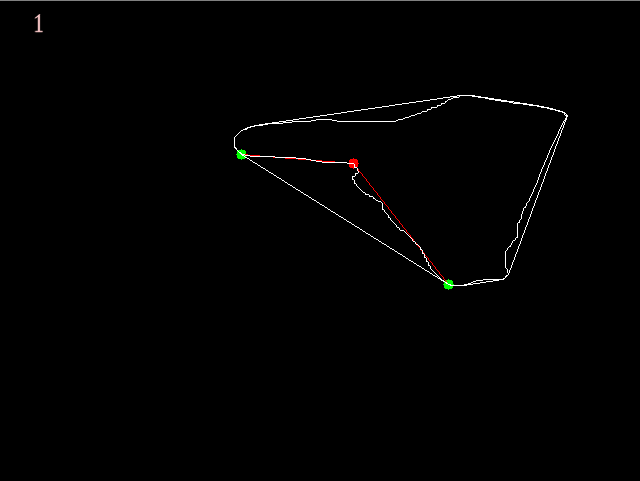
//> input picture writeup/1finger.png, 640 x 481 px, given in place of the camera
$ ./Capture   (built with g++ and OpenCV 4)
//> lines starting //> are read from the running program, lines starting //| are printed output that depends on the picture; after the words box and inside, x2 and y2 are one past the last pixel; in counts of white or black regions, pixels touching at a corner belong together
### FingerCount/stdafx.h
// stdafx.h : include file for standard system include files,
// or project specific include files that are used frequently, but
// are changed infrequently
//

#pragma once

//#include "targetver.h"

#include <stdio.h>
//#include <tchar.h>


// TODO: reference additional headers your program requires here

### FingerCount/Capture.cpp
#include "stdafx.h"
#include "opencv2/highgui/highgui.hpp"
#include "opencv2/imgproc/imgproc.hpp"
#include <iostream>
#include <stdio.h>
#include <stdlib.h>

using namespace cv;
using namespace std;

Mat src; Mat src_gray; Mat frameDest;
int thresh = 100;
int max_thresh = 255;
RNG rng(12345);

void thresh_callback(int, void*);

void thresh_callback1(int, void*);

//mySkinDetect - detects skin color
void mySkinDetect(Mat& src, Mat& dst);

//distanceP2P - calculates distance between two points
float distanceP2P(Point a, Point b);

//getAngle - calculates angle between three points
float getAngle(Point s, Point f, Point e);

//myMax - returns the maximum of 3 integers
int myMax(int a, int b, int c);

//myMin - returns the minimum of 3 integers
int myMin(int a, int b, int c);

/** @function main */
int main()
{
    /// Load source image and convert it to gray
    VideoCapture cap(0);

    // if not successful, exit program
    if (!cap.isOpened())
    {
        cout << "Cannot open the video cam" << endl;
        return -1;
    }

    // read a new frame from video
    bool bSuccess0 = cap.read(src);
//> src is the input picture: 481 rows x 640 cols, CV_8UC3; mean B, G, R 1.5, 1.7, 1.7

    //if not successful, break loop
    if (!bSuccess0)
    {
        cout << "Cannot read a frame from video stream" << endl;
    }

    while (1)
    {
        // read a new frame from video
        bool bSuccess = cap.read(src);

        //if not successful, break loop
        if (!bSuccess)
        {
            cout << "Cannot read a frame from video stream" << endl;
            break;
        }

        //Mat frameDest;
        frameDest = Mat::zeros(src.rows, src.cols, CV_8UC1); //Returns a zero array of same size as src mat, and of type CV_8UC1

        int erosion_size = 4;
        cv::Mat element1 = cv::getStructuringElement(cv::MORPH_ERODE,
                                                     cv::Size(2 * erosion_size + 1, 2 * erosion_size + 1),
                                                     cv::Point(erosion_size, erosion_size) );
        cv::Mat element2 = cv::getStructuringElement(cv::MORPH_DILATE,
                                                     cv::Size(2 * erosion_size + 1, 2 * erosion_size + 1),
                                                     cv::Point(erosion_size, erosion_size) );
        erode(frameDest, frameDest, element1);
        dilate(frameDest, frameDest, element2);


        /// Create Window
        namedWindow("E/D", CV_WINDOW_AUTOSIZE );
        imshow("E/D", frameDest);

        //createTrackbar( " Canny thresh:", "Source", &thresh, max_thresh, thresh_callback );
        thresh_callback1( 0, 0 );


        //wait for 'esc' key press for 30ms. If 'esc' key is pressed, break loop
        if (waitKey(30) == 27)
        {
            cout << "esc key is pressed by user" << endl;
            //break;
        }

    }
    cap.release();
    return 0;
}

int myMax(int a, int b, int c) {
    int m = a;
    (void)((m < b) && (m = b));
    (void)((m < c) && (m = c));
    return m;
}

int myMin(int a, int b, int c) {
    int m = a;
    (void)((m > b) && (m = b));
    (void)((m > c) && (m = c));
    return m;
}


// [13 lines left out: functions distanceP2P, getAngle, not called in this run]

//Function that detects whether a pixel belongs to the skin based on RGB values
void mySkinDetect(Mat& src, Mat& dst) {
    //Surveys of skin color modeling and detection techniques:
    //Vezhnevets, Vladimir, Vassili Sazonov, and Alla Andreeva. "A survey on pixel-based skin color detection techniques." Proc. Graphicon. Vol. 3. 2003.
    //Kakumanu, Praveen, Sokratis Makrogiannis, and Nikolaos Bourbakis. "A survey of skin-color modeling and detection methods." Pattern recognition 40.3 (2007): 1106-1122.
    for (int i = 0; i < src.rows; i++){
        for (int j = 0; j < src.cols; j++){
            //For each pixel, compute the average intensity of the 3 color channels
            Vec3b intensity = src.at<Vec3b>(i,j); //Vec3b is a vector of 3 uchar (unsigned character)
            int B = intensity[0]; int G = intensity[1]; int R = intensity[2];
            if ((R > 95 && G > 40 && B > 20) && (myMax(R,G,B) - myMin(R,G,B) > 15) && (abs(R-G) > 15) && (R > G) && (R > B)){
                dst.at<uchar>(i,j) = 255;
            }
        }
    }
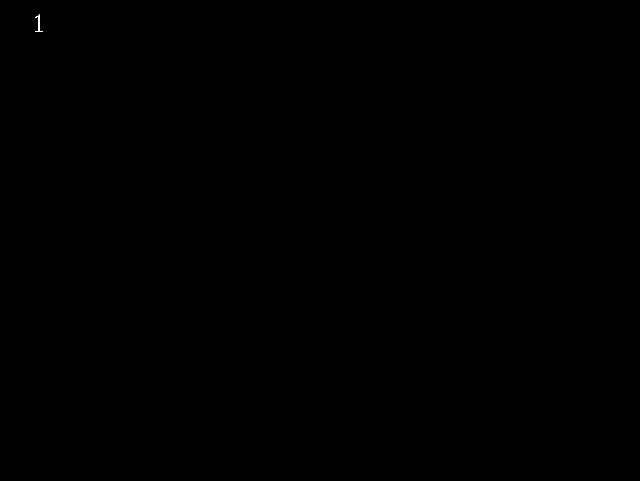
//> dst: 481 rows x 640 cols, CV_8UC1; 0.01% white in thin lines or dots, all inside (x1, y1, x2, y2) = (35, 14, 43, 32)
}

//Function that does frame differencing between the current frame and the previous frame
// [24 lines left out: functions myFrameDifferencing, myMotionEnergy, not called in this run]

/** @function thresh_callback */
// [24 lines left out: function thresh_callback, not called in this run]

void thresh_callback1(int, void* )
{
    Mat src_copy = src.clone();
    Mat threshold_output;
    vector<vector<Point> > contours;
    vector<Vec4i> hierarchy;

    mySkinDetect(src, frameDest);

    int erosion_size = 3;
    cv::Mat element1 = cv::getStructuringElement(cv::MORPH_ERODE,
                                                 cv::Size(2 * erosion_size + 1, 2 * erosion_size + 1),
                                                 cv::Point(erosion_size, erosion_size) );
    cv::Mat element2 = cv::getStructuringElement(cv::MORPH_DILATE,
                                                 cv::Size(2 * erosion_size + 1, 2 * erosion_size + 1),
                                                 cv::Point(erosion_size, erosion_size) );
    erode(frameDest, frameDest, element1);
//> frameDest: 481 rows x 640 cols, CV_8UC1; 45 pixels changed, all inside (x1, y1, x2, y2) = (35, 14, 43, 32)
    dilate(frameDest, frameDest, element2);

    namedWindow("Skin", CV_WINDOW_AUTOSIZE);
    //imshow("Skin", frameDest);

    findContours(frameDest, contours, hierarchy, CV_RETR_TREE, CV_CHAIN_APPROX_SIMPLE, Point(0, 0) );
//> contours = 0 contours

    /// Find the convex hull object for each contour
    vector<vector<Point> >hull( contours.size() );
//> hull = 0 contours
    for( int i = 0; i < contours.size(); i++ )
    {  convexHull( Mat(contours[i]), hull[i], false ); }
//> this loop made 0 passes
//> the Esc key is pressed

    /// Draw contours + hull results
    Mat drawing = Mat::zeros(frameDest.size(), CV_8UC3 );

    int count = 0;

    if(contours.size()>0)
    {
        vector<std::vector<int> >hull( contours.size() );
        vector<vector<Vec4i>> convDef(contours.size() );
        vector<vector<Point>> hull_points(contours.size());
        vector<vector<Point>> defect_points(contours.size());


        for( int i = 0; i < contours.size(); i++ )
        {
            if(contourArea(contours[i])>8000)
            {
                convexHull( contours[i], hull[i], false );
                convexityDefects( contours[i],hull[i], convDef[i]);

                for(int k=0;k<hull[i].size();k++)
                {
                    int ind=hull[i][k];
                    hull_points[i].push_back(contours[i][ind]);
                }

                for(int k=0;k<convDef[i].size();k++)
                {
                    if(convDef[i][k][3]>20*256) // filter defects by depth
                    {
                        int ind_0=convDef[i][k][0];
                        int ind_1=convDef[i][k][1];
                        int ind_2=convDef[i][k][2];
                        defect_points[i].push_back(contours[i][ind_2]);
                        cv::circle(drawing,contours[i][ind_0],5,Scalar(0,255,0),-1);
                        cv::circle(drawing,contours[i][ind_1],5,Scalar(0,255,0),-1);
                        cv::circle(drawing,contours[i][ind_2],5,Scalar(0,0,255),-1);
                        cv::line(drawing,contours[i][ind_2],contours[i][ind_0],Scalar(0,0,255),1);
                        cv::line(drawing,contours[i][ind_2],contours[i][ind_1],Scalar(0,0,255),1);

                        if (getAngle(contours[i][ind_0], contours[i][ind_2], contours[i][ind_1]) > 15 && getAngle(contours[i][ind_0], contours[i][ind_2], contours[i][ind_1]) < 100){
                            count = count + 1;
                        }

                    }
                }

                drawContours( drawing, contours, i, Scalar(255,255,255), 1, 8, vector<Vec4i>(), 0, Point() );
                drawContours( drawing, hull_points, i, Scalar(255,255,255), 1, 8, vector<Vec4i>(), 0, Point() );
            }
        }
    }
    count = count + 1;
    string counts = std::to_string(count);
    cout << count << endl;
    cv::putText(drawing, counts, cvPoint(30,30),
            FONT_HERSHEY_COMPLEX, 0.8, cvScalar(200,200,250), 1, CV_AA);
    imshow( "Hull demo", drawing );
}
